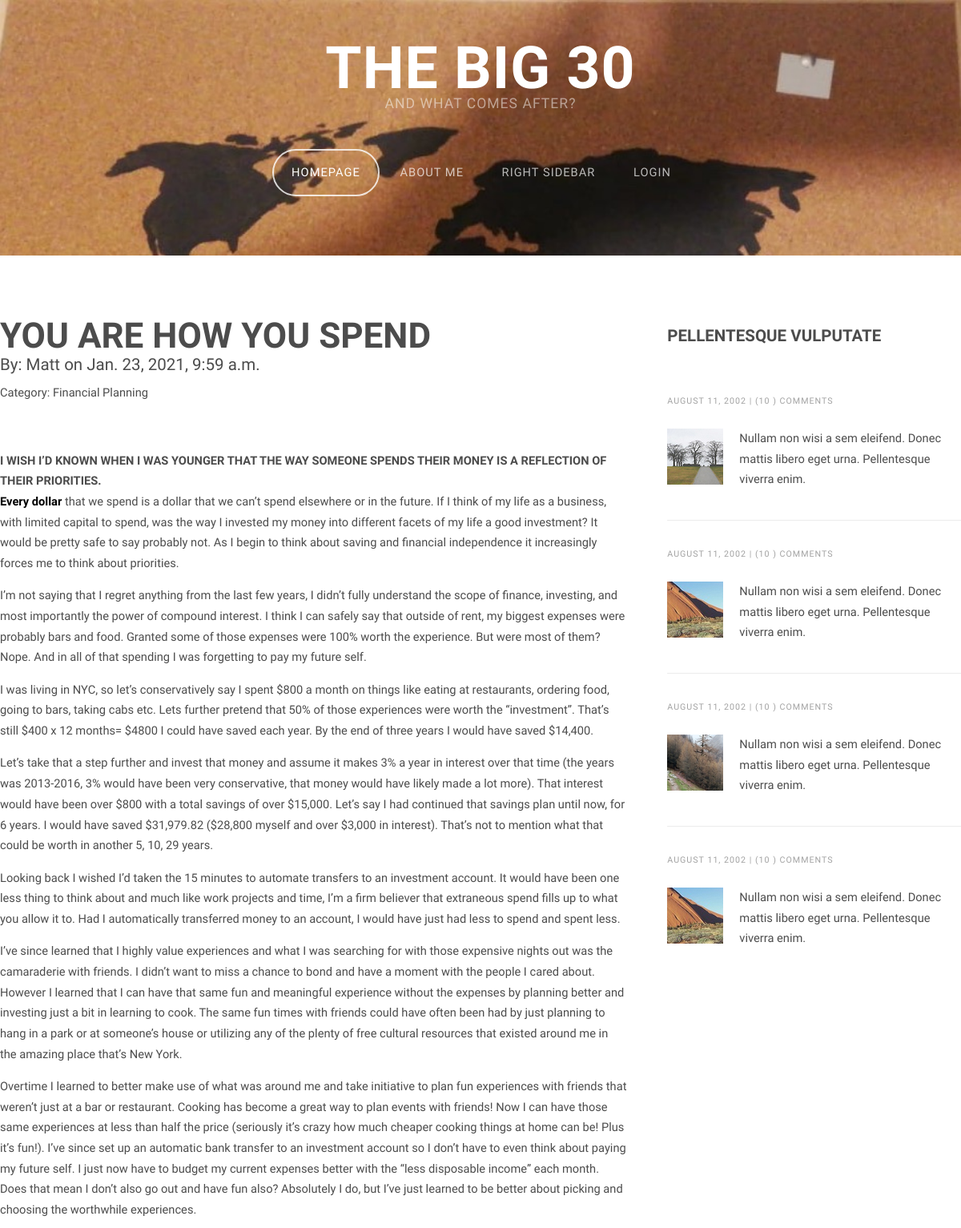
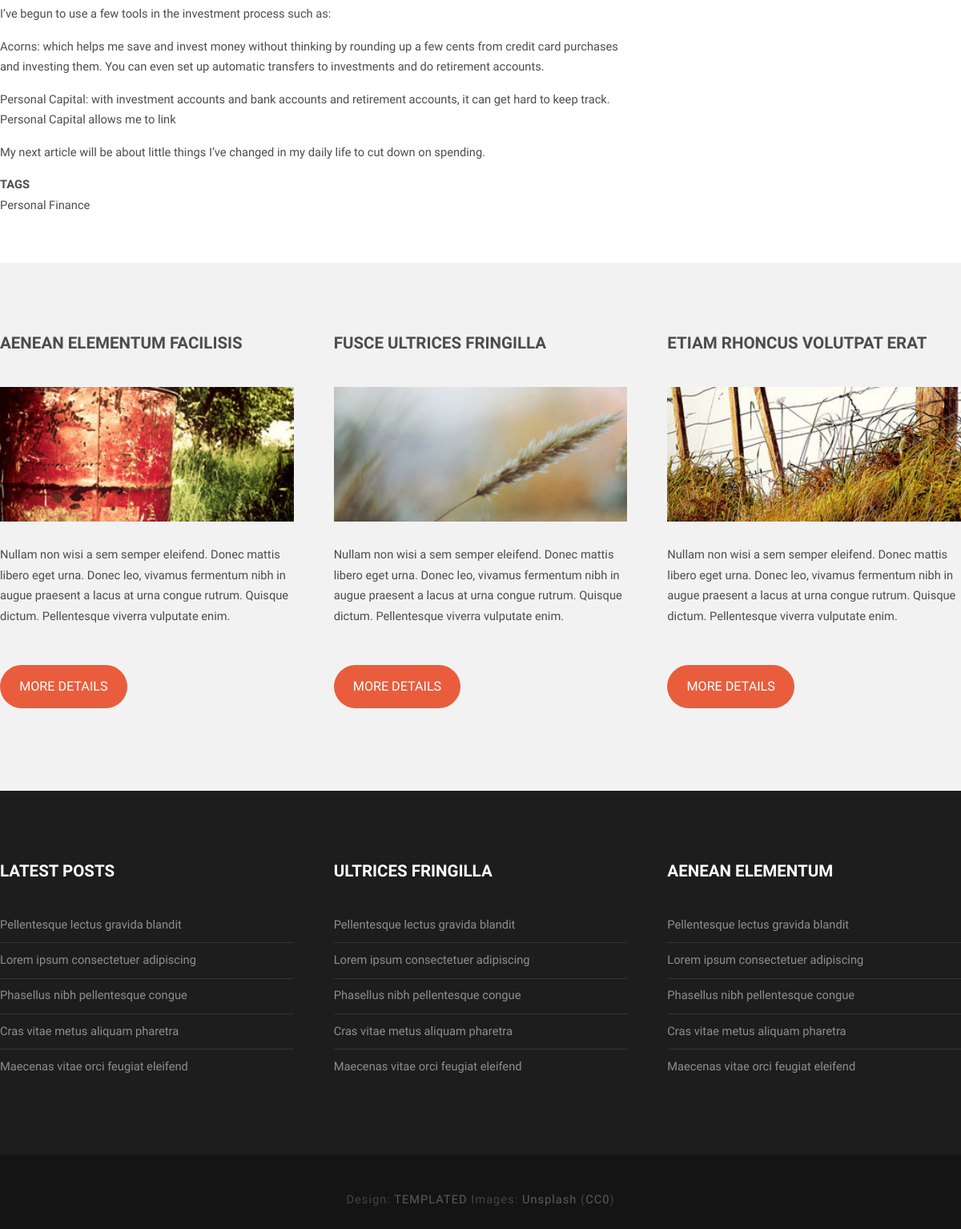
The app's page /post/SpendingAndPriorities with its own data (2 pictures, top to bottom).
### lists/models.py (models this page shows, shortened)
class Post(models.Model):
    title = models.CharField(max_length=200)
    body = models.TextField()
    description = models.TextField()
    date = models.DateTimeField(default=datetime.now)
    authorID = models.ForeignKey(User, on_delete=models.CASCADE)
    category = models.ForeignKey(Category, default='', on_delete=models.CASCADE)
    tags = models.ManyToManyField(Tag)
    post_slug = models.SlugField(max_length=100, unique=True, default=uuid.uuid1)
    imageURL = models.URLField(max_length = 200, default='')
    blog_views=models.IntegerField(default=0)

class User(AbstractUser):
    pass

class Category(models.Model):
    name = models.CharField(max_length=100, unique=True)
    category_slug = models.SlugField(max_length=100, unique=True)
    category_description = models.TextField(default="")
    author = models.ForeignKey(User, on_delete=models.CASCADE)
    def __str__(self):
        return self.name

class Tag(models.Model):
    name = models.CharField(max_length=200, unique=True)
    tag_slug = models.SlugField(max_length=100, unique=True, default='')
    author = models.ForeignKey(User, default='', on_delete=models.CASCADE)

### lists/views.py (the view)
# urls.py: path("post/<slug:post_slug>", views.post, name = "post"),
def post(request, post_slug):
    if post_slug:
        try:
            post = Post.objects.get(post_slug = post_slug)
            Post.objects.filter(post_slug= post_slug).update(blog_views=F('blog_views') + 1)
            post.body = markdown(post.body)
            return render(request, "lists/post2-right-template.html", {
                "post" : post
            })
        except:
            return render(request, "lists/no-sidebar-template.html", {
                "message": "The page you requested could not be found.  Please try another page or use the contact us to let us know."
            })
    else:
        return render(request, "lists/no-sidebar-template.html", {
            "message": "The page you requested could not be found.  Please try another page or use the contact us to let us know."
        })

### lists/templates/lists/post2-right-template.html (shortened to what this page needs)
{% load static %}
<!DOCTYPE HTML>
<html>
	<head>
		<link rel="stylesheet" href="{% static 'lists/lists/css/skel-noscript.css' %}" />
		<link rel="stylesheet" href="{% static 'lists/lists/css/style.css' %}" />
		<link rel="stylesheet" href="{% static 'lists/lists/css/style-desktop.css' %}" />
	</head>
	<body>
		<div id="header">
			<div class="container">
				<div id="logo">
					<h1><a href="#"> The Big 30</a></h1>
					<span>And what comes after?</span>
				</div>
				<nav id="nav">
					<ul>
						<li class="active"><a href="{% url 'index' %}">Homepage</a></li>
						<li><a href="#">About Me</a></li>
						{% if user.is_authenticated %}
						<li><a href="{% url 'logout' %}">Logout</a></li>
						{% else %}
						<li><a href="">Right Sidebar</a></li>
						<li><a href="{% url 'login' %}">login</a></li>
						{% endif %}
					</ul>
				</nav>
			</div>
		</div>
		<div id="main">
			<div class="container">
				<div class="row">
					<div id="content" class="8u skel-cell-important">
						<section>
							<header>
								<h2>{{post.title}}</h2>
								<span class="byline">By: {{post.authorID}} on {{post.date}}</span>
								<span>Category: {{post.category}}</span>
							</header>
								<p>
									{{post.body|safe}}
								</p>
							<div class="card-body">
								<h5 class="card-title">Tags</h5>
								{% for i in post.tags.all %}
									<span class="badge badge-pill badge-black">{{i.name}}</span>
								{% endfor %}
							</div>
						</section>
					</div>
					<div id="sidebar" class="4u">
						<section>
							<header>
								<h2>Pellentesque vulputate</h2>
							</header>
							<ul class="style">
								<li>
									<p class="posted">August 11, 2002  |  (10 )  Comments</p>
									<img src="{% static 'lists/lists/images/pic04.jpg' %}" alt="" />
									<p class="text">Nullam non wisi a sem eleifend. Donec mattis libero eget urna. Pellentesque viverra enim.</p>
								</li>
								<li>
									<p class="posted">August 11, 2002  |  (10 )  Comments</p>
									<img src="{% static 'lists/lists/images/pic05.jpg' %}" alt="" />
									<p class="text">Nullam non wisi a sem eleifend. Donec mattis libero eget urna. Pellentesque viverra enim.</p>
								</li>
								<li>
									<p class="posted">August 11, 2002  |  (10 )  Comments</p>
									<img src="{% static 'lists/lists/images/pic06.jpg' %}" alt="" />
									<p class="text">Nullam non wisi a sem eleifend. Donec mattis libero eget urna. Pellentesque viverra enim.</p>
								</li>
								<li>
									<p class="posted">August 11, 2002  |  (10 )  Comments</p>
									<img src="{% static 'lists/lists/images/pic05.jpg' %}" alt="" />
									<p class="text">Nullam non wisi a sem eleifend. Donec mattis libero eget urna. Pellentesque viverra enim.</p>
								</li>
							</ul>
						</section>
					</div>
				</div>
			</div>
		</div>
		<div id="featured">
			<div class="container">
				<div class="row">
					<div class="4u">
						<h2>Aenean elementum facilisis</h2>
						<a href="#" class="image full"><img src="images/pic01.jpg" alt="" /></a>
						<p>Nullam non wisi a sem semper eleifend. Donec mattis libero eget urna. Donec leo, vivamus fermentum nibh in augue praesent a lacus at urna congue rutrum. Quisque dictum. Pellentesque viverra vulputate enim.</p>
						<p><a href="#" class="button">More Details</a></p>
					</div>
					<div class="4u">
						<h2>Fusce ultrices fringilla</h2>
						<a href="#" class="image full"><img src="images/pic02.jpg" alt="" /></a>
						<p>Nullam non wisi a sem semper eleifend. Donec mattis libero eget urna. Donec leo, vivamus fermentum nibh in augue praesent a lacus at urna congue rutrum. Quisque dictum. Pellentesque viverra vulputate enim.</p>
						<p><a href="#" class="button">More Details</a></p>
					</div>
					<div class="4u">
						<h2>Etiam rhoncus volutpat erat</h2>
						<a href="#" class="image full"><img src="images/pic03.jpg" alt="" /></a>
						<p>Nullam non wisi a sem semper eleifend. Donec mattis libero eget urna. Donec leo, vivamus fermentum nibh in augue praesent a lacus at urna congue rutrum. Quisque dictum. Pellentesque viverra vulputate enim.</p>
						<p><a href="#" class="button">More Details</a></p>
					</div>
				</div>
			</div>
		</div>
		<div id="footer">
			<div class="container">
				<div class="row">
					<div class="4u">
						<section>
							<h2>Latest Posts</h2>
							<ul class="default">
								<li><a href="#">Pellentesque lectus gravida blandit</a></li>
								<li><a href="#">Lorem ipsum consectetuer adipiscing</a></li>
								<li><a href="#">Phasellus nibh pellentesque congue</a></li>
								<li><a href="#">Cras vitae metus aliquam pharetra</a></li>
								<li><a href="#">Maecenas vitae orci feugiat eleifend</a></li>
							</ul>
						</section>
					</div>
					<div class="4u">
						<section>
							<h2>Ultrices fringilla</h2>
							<ul class="default">
								<li><a href="#">Pellentesque lectus gravida blandit</a></li>
								<li><a href="#">Lorem ipsum consectetuer adipiscing</a></li>
								<li><a href="#">Phasellus nibh pellentesque congue</a></li>
								<li><a href="#">Cras vitae metus aliquam pharetra</a></li>
								<li><a href="#">Maecenas vitae orci feugiat eleifend</a></li>
							</ul>
						</section>
					</div>
					<div class="4u">
						<section>
							<h2>Aenean elementum</h2>
							<ul class="default">
								<li><a href="#">Pellentesque lectus gravida blandit</a></li>
								<li><a href="#">Lorem ipsum consectetuer adipiscing</a></li>
								<li><a href="#">Phasellus nibh pellentesque congue</a></li>
								<li><a href="#">Cras vitae metus aliquam pharetra</a></li>
								<li><a href="#">Maecenas vitae orci feugiat eleifend</a></li>
							</ul>
						</section>
					</div>
				</div>
			</div>
		</div>
		<div id="copyright">
			<div class="container">
				Design: <a href="http://templated.co">TEMPLATED</a> Images: <a href="http://unsplash.com">Unsplash</a> (<a href="http://unsplash.com/cc0">CC0</a>)
			</div>
		</div>
	</body>
</html>

### lists/static/lists/lists/css/skel-noscript.css (style rules this page uses)
html,body,div,span,applet,object,iframe,h1,h2,h3,h4,h5,h6,p,blockquote,pre,a,abbr,acronym,address,big,cite,code,del,dfn,em,img,ins,kbd,q,s,samp,small,strike,strong,sub,sup,tt,var,b,u,i,center,dl,dt,dd,ol,ul,li,fieldset,form,label,legend,table,caption,tbody,tfoot,thead,tr,th,td,article,aside,canvas,details,embed,figure,figcaption,footer,header,hgroup,menu,nav,output,ruby,section,summary,time,mark,audio,video { margin:0;padding:0;border:0;font-size:100%;font:inherit;vertical-align:baseline; }
article,aside,details,figcaption,figure,footer,header,hgroup,menu,nav,section { display:block; }
body { line-height:1; }
ol,ul { list-style:none; }
body { -webkit-text-size-adjust:none }
*, *:before, *:after { -moz-box-sizing: border-box; -webkit-box-sizing: border-box; -o-box-sizing: border-box; -ms-box-sizing: border-box; box-sizing: border-box; }
body { min-width: 1200px; }
.container { width: 1200px; margin-left: auto; margin-right: auto; }
.\38 u { width: 66.6666666667% }
.\34 u { width: 33.3333333333% }
.row > * { padding: 50px 0 0 50px; float: left; -moz-box-sizing: border-box; -webkit-box-sizing: border-box; -o-box-sizing: border-box; -ms-box-sizing: border-box; box-sizing: border-box; }
.row { margin-left: -50px; }
.row:after { content: ''; display: block; clear: both; height: 0; }
.row:first-child > * { padding-top: 0; }
.row > * { padding-top: 0; }

### lists/static/lists/lists/css/style.css (style rules this page uses)
body { background: #141414; }
body,input,textarea,select { font-family: 'Arimo', sans-serif; font-size: 11pt; line-height: 1.75em; color: #4c4c4c; }
h1,h2,h3,h4,h5,h6 { text-transform: uppercase; font-weight: bold; }
h1 a, h2 a, h3 a, h4 a, h5 a, h6 a { color: inherit; text-decoration: none; }
strong, b { font-weight: bold; color: #000000; }
a { text-decoration: underline; color: #272727; }
p, ul, ol, dl, table { margin-bottom: 1em; }
header { margin-bottom: 1em; }
header .byline { display: block; margin: 0.5em 0 0 0; padding: 0 0 0.5em 0; }
section, article { margin-bottom: 3em; }
section > :last-child, article > :last-child { margin-bottom: 0; }
section:last-child, article:last-child { margin-bottom: 0; }
.image { display: inline-block; }
.image img { display: block; width: 100%; }
.image.full { display: block; width: 100%; margin: 0 0 2em 0; }
ul.default { margin: 0; padding: 0; list-style: none; }
ul.default li { padding: 0.60em 0em; border-top: 1px solid; border-color: rgba(255,255,255,.1); }
ul.default li:first-child { padding-top: 0; border-top: none; }
ul.default a { text-decoration: none; color: rgba(255,255,255,.5); }
ul.style li { margin: 0; padding: 2em 0em 1.5em 0em; border-top: 1px solid #ECECEC; }
ul.style li:first-child { padding-top: 0; border-top: none; }
ul.style img { float: left; margin-right: 20px; }
ul.style .posted { padding: 0em 0em 1em 0em; letter-spacing: 1px; text-transform: uppercase; font-size: 8pt; color: #A2A2A2; }
.button { position: relative; display: inline-block; margin-top: 2em; padding: 0.90em 1.5em; background: #e95d3c; border-radius: 40px; text-decoration: none; text-transform: uppercase; font-size: 1.1em; color: #FFF; -moz-transition: color 0.35s ease-in-out, background-color 0.35s ease-in-out; -webkit-transition: color 0.35s ease-in-out, background-color 0.35s ease-in-out; -o-transition: color 0.35s ease-in-out, background-color 0.35s ease-in-out; -ms-transition: color 0.35s ease-in-out, background-color 0.35s ease-in-out; transition: color 0.35s ease-in-out, background-color 0.35s ease-in-out; cursor: pointer; }
#header { position: relative; background: #2a2f27 url(../images/MelaWorld.jpg) no-repeat; background-size: cover; }
#nav ul { margin: 0; }
#main { position: relative; background: #fff; }
#featured { position: relative; background: #f2f2f2; }
#featured h2 { display: block; margin-bottom: 2em; font-size: 1.4em; }
#footer { position: relative; background: #1d1d1d; }
#footer h2 { display: block; color: #FFF; }
#copyright { position: relative; padding: 3em 0em; letter-spacing: 1px; text-align: center; color: rgba(255,255,255,.2); }
#copyright a { text-decoration: none; color: rgba(255,255,255,.3); }

### lists/static/lists/lists/css/style-1000px.css (style rules this page uses)
body,input,textarea,select { font-size: 10.5pt; }

### records on screen
Post: title "YOU ARE HOW YOU SPEND", authorID "Matt", date "Jan. 23, 2021, 9:59 a.m.", category "Financial Planning", body "I WISH I’D KNOWN WHEN I WAS YOUNGER THAT THE WAY SOMEONE SPENDS THEIR MONEY IS A REFLECTION OF THEIR PRIORITIES. Every dollar that we spend is a dollar that we can’t spend elsewhere or in the future. If I think of my life as a business, with limited capital to spend, was the way I invested my money into different facets of my life a good investment? It would be pretty safe to say probably not. As I begin to think about saving and financial independence it increasingly forces me to think about priorities. I’m not saying that I regret anything from the last few years, I didn’t fully understand the scope of finance, investing, and most importantly the power of compound interest. I think I can…"
Tag: name "Personal Finance"
